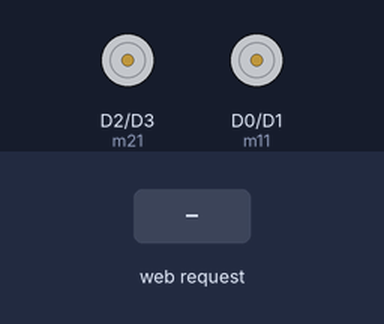
Recording of a sketch running on a simulated ESP8266 (NodeMCU). Shown: motor-driver pin pairs drawn as motors (green arrow = first pin HIGH = forward, orange = second pin HIGH = backward, longer = more drive). The inputs (shaded band) are chosen by the test bench. WiFi joins after 1.5 s; servers stay silent unless stated; what the sketch prints to the serial monitor is not drawn.

Above: at 2.7 s.
2.8 s: HTTP request GET /FORWARD received
At 3.7 s:
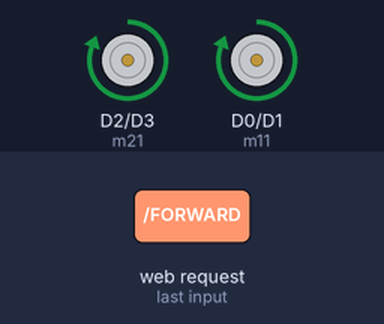
4.3 s: HTTP request GET /BACKWARD received
At 4.9 s:
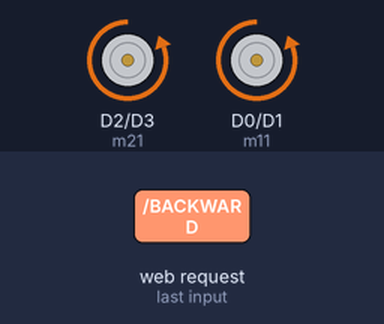
5.8 s: HTTP request GET /LEFT received
At 6.1 s:
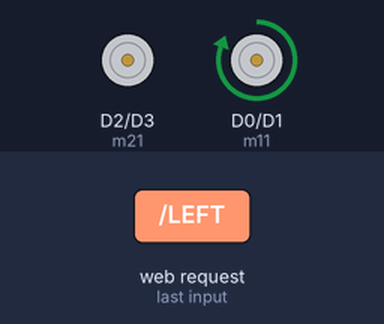
7.3 s: HTTP request GET /RIGHT received
At 8.5 s:
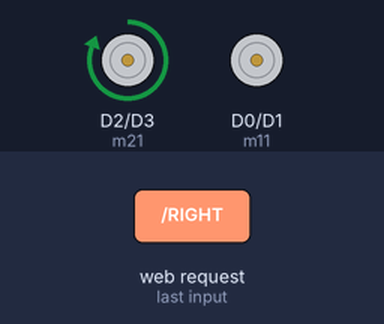
Timing chart, 0 to 9.8 s (numbered marks = the images above; inputs shaded):
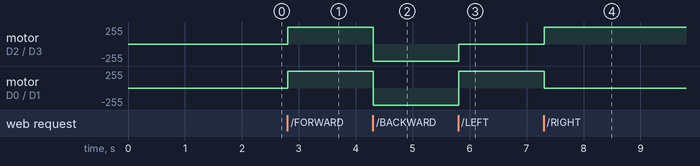

The sketch:

WifiBot.ino
```cpp
// Header files
#include <ESP8266WiFi.h>

// Code written here is for the global scope

// Data for your WiFi configuration
const char* ssid = "GiveYourWiFiSSID";
const char* password = "Password";

// Define your motors pins here
int m11 = D0;
int m12 = D1;
int m21 = D2;
int m22 = D3;

// Initialising server object
WiFiServer server(80);

// delay variable, feel free to change it
// remember in delay() input is in milliseconds
int t_delay = 1500;

// void setup() runs only once
// And its important you do your initalisations
void setup() {
  pinMode(m11,OUTPUT);
  pinMode(m12,OUTPUT);
  pinMode(m21,OUTPUT);
  pinMode(m22,OUTPUT);

  // If you're using enable of Motor Driver
  //pinMode(D4,OUTPUT);
  //pinMode(D5,OUTPUT);
  //digitalWrite(D4, HIGH);
  //digitalWrite(D5, HIGH);

  // Beginning serial comm. with your
  // computer, set your baud rate accordingly
  Serial.begin(9600);
  delay(5);

  // Initialisation, pretty much not required
  digitalWrite(m11, LOW);
  digitalWrite(m12, LOW);
  digitalWrite(m21, LOW);
  digitalWrite(m22, LOW);

  // Connect to WiFi network
  Serial.println();
  Serial.print("Connecting to ");
  Serial.println(ssid);

  // WiFi connecting starts
  WiFi.begin(ssid, password);
  // while loop to wait for your connection
  // Here status() function is for checking your connection
  // WL_CONNECTED is in-built variable
  while (WiFi.status() != WL_CONNECTED) {
    delay(500);
    Serial.print(".");
  }
  // If dots are printing continously, NodeMCU is not connecting
  // properly to WiFi, check your SSID and Password
  // Or keep restarting your NodeMCU

  Serial.println("");
  Serial.println("WiFi connected");
  // Start the server
  // In this case, your NodeMCU is your server
  // so only one time initialisation is enough
  server.begin();
  Serial.println("Server started");

  // Print the IP address
  Serial.print("Use this URL to connect: ");
  Serial.print("http://");
  Serial.print(WiFi.localIP());
  Serial.println("/");
}

void motor(int choice){
  // use this function to manipulate your motors
  switch(choice){
    case 1:{
      digitalWrite(m11, HIGH);
      digitalWrite(m12, LOW);
      digitalWrite(m21, HIGH);
      digitalWrite(m22, LOW);
      delay(t_delay);
    }break;
    case 2:{
      digitalWrite(m11, LOW);
      digitalWrite(m12, HIGH);
      digitalWrite(m21, LOW);
      digitalWrite(m22, HIGH);
      delay(t_delay);
    }break;
    case 3:{
      digitalWrite(m11, HIGH);
      digitalWrite(m12, LOW);
      digitalWrite(m21, LOW);
      digitalWrite(m22, LOW);
      delay(t_delay);
    }break;
    case 4:{
      digitalWrite(m11, LOW);
      digitalWrite(m12, LOW);
      digitalWrite(m21, HIGH);
      digitalWrite(m22, LOW);
      delay(t_delay);
    }break;
    case 0:{
      digitalWrite(m11, LOW);
      digitalWrite(m12, LOW);
      digitalWrite(m21, LOW);
      digitalWrite(m22, LOW);
      delay(t_delay);
    }break;
  }
}

// void loop() runs continously
// generally codes in microcontrollers are meant to run forever
void loop() {
 // Check if a client has connected
 WiFiClient client = server.available();
 // we put client in loop, because we want to check the
 // connection with client continously
 if (!client) {
  // If there is no client, we cancel this instance of loop()
  return;
 }

 // Wait until the client sends some data
 Serial.println("New Client");
 // Checking connection
 while(!client.available()){
  delay(1);
 }
 // String is somewhat easier to handle char array
 // Read the first line of the request
 // request is going to contain client requests to server
 String request = client.readStringUntil('\r');
 Serial.println(request);
 client.flush();

 // Match the request
 // indexOf() function checks the string and
 // returns the index of the first occurence of
 // your search element
 // Here, we use this to our advantage and
 // manipulate your bot's movements

 if (request.indexOf("/FORWARD") != -1) {
  motor(1);
 }
 if (request.indexOf("/BACKWARD") != -1) {
  motor(2);
 }
 if (request.indexOf("/LEFT") != -1) {
  motor(3);
 }
 if (request.indexOf("/RIGHT") != -1) {
  motor(4);
 }
 if (request.indexOf("/STOP") != -1) {
  motor(0);
 }

 // some data you need to send your client
 client.println("HTTP/1.1 200 OK");
 client.println("Content-Type: text/html");
 client.println(""); // do not forget this one

 // Put your Website code here:
 client.println("<!DOCTYPE HTML>");
 client.println("<html>");
 client.println("<br><br>");
 client.println("<h1><center>WiFi-Bot</center></h1><br>");
 client.println("<h3><center>Powered By RCS</center></h3><br>");
 client.println("<hr color = green>");
 client.println("<center><a href=\"/FORWARD\"\"><button>MOVE FORWARD </button></a>");
 client.println("<a href=\"/BACKWARD\"\"><button>MOVE BACKWARD</button></a><br />");
 client.println("<a href=\"/RIGHT\"\"><button>MOVE LEFT</button></a><br />");
 client.println("<a href=\"/LEFT\"\"><button>MOVE RIGHT</button></a><br />");
 client.println("<a href =\"/STOP\"\"><button>STOP</button></a><br/>");
 client.println(" </center> <hr color= green>");
 client.println("</html>");

 delay(1);
 Serial.println("");
}
```

Measured:
- after the input at 2.8 s, motor on D2 (m21) / D3 (m22), motor on D0 (m11) / D1 (m12): stopped → forward 255/255 at once
- after the input at 4.3 s, motor on D2 (m21) / D3 (m22), motor on D0 (m11) / D1 (m12): forward 255/255 → backward 255/255 at once
- after the input at 5.8 s, motor on D2 (m21) / D3 (m22): backward 255/255 → stopped at once; motor on D0 (m11) / D1 (m12): backward 255/255 → forward 255/255 at once
- after the input at 7.3 s, motor on D2 (m21) / D3 (m22): stopped → forward 255/255 at once; motor on D0 (m11) / D1 (m12): forward 255/255 → stopped at once
